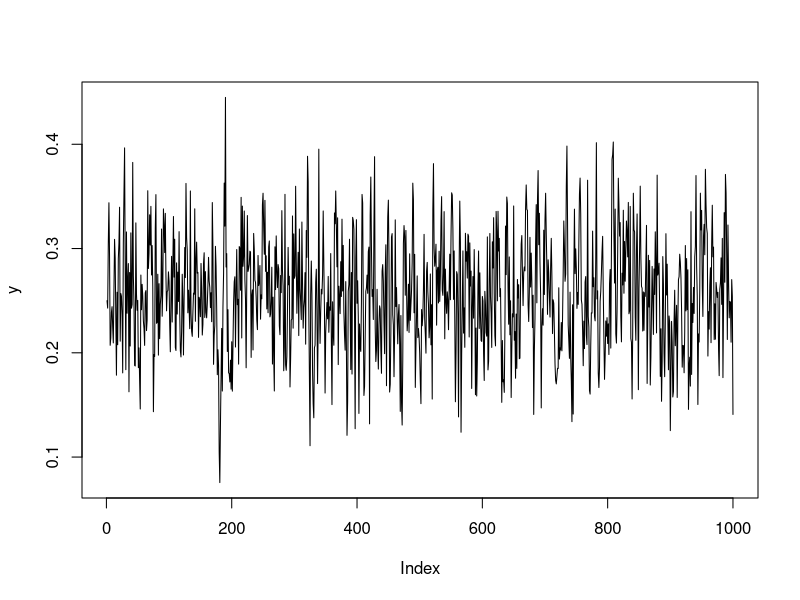
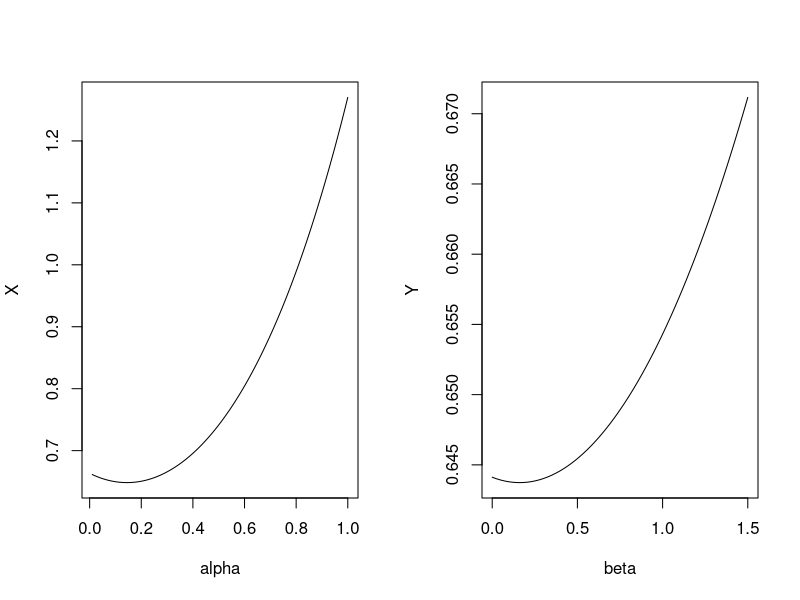

Reproduce these figures in R, in order. (Note: this script raises an error after producing the figures.)
# SIMULATING DATA WITH KNOWN COEFFICIENTS

y = rep(0,1000)  
y[1] = 0.25
for(i in 2:1000) {
  y[i] = 0.15 + y[i-1]*0.4 + rnorm(1, 0, 0.05) 
}

graphics.off()
plot(y, type = "l")

data = y

AR_LL = function(theta, y = data, nIter = 1) {
  # RETURNS THE LOG-LIKELIHOOD OF AN AR(1) MODEL
  # ARGUMENTS
  # @ theta: two-dimensional vector with alpha and beta values
  # @ y: sample
  # @ nIter: number of iterations for MCMC
  N     = nIter
  LL    = rep(0, N)
  alpha = theta[1]
  beta  = theta[2]
  for (i in 1:N) {
    for (k in 2:length(y)) {
      logpdf = 0.5*dnorm(y[k] - alpha - beta*y[k-1], log = TRUE)
      LL[i] = -0.5*dnorm(y[1] - alpha, log = TRUE)^2 - sum(logpdf^2)
    }
  }
  -LL
}


# EVALUATING LOG-LIKELIHOOD FOR ALPHA AND BETA
X = rep(NA, 1000)
Y = rep(NA, 1000)
alpha = seq(0.01, 1, along.with = X)
beta  = seq(0, 1.5, along.with = X)

for (i in 1:length(X)) {
  X[i] = AR_LL(theta = c(alpha[i], 0.8), y = y, nIter = 1)
  Y[i] = AR_LL(theta = c(0.1, beta[i]), y = y, nIter = 1)
}

par(mfrow = c(1,2))
plot(X ~ alpha, type = "l")
plot(Y ~ beta, type = "l")



logL <- function(par) {
  
  alpha = par[1]
  beta  = par[2]
  
  -sum(dnorm(y[-1],alpha+beta*y[1:length(y)-1],log=TRUE))
  
}

# TESTING OPTIMIZATION
res = optim(par = list(alpha = 0.3, beta = 0.1), fn = logL, hessian = T)

AR_LL = function(par, y) {
  
  alpha = as.numeric(par[1])
  beta  = as.numeric(par[2])
  y = as.numeric(y)
  
  -sum(dnorm(y[-1],alpha+beta*y[1:length(y)-1],log=TRUE))
  
  
}

res = optim(par = list(alpha = 0.3, beta = 0.1), fn = AR_LL, hessian = T)


AR_LL(par = list(alpha = 0.3, beta = 0.1), y = y)

-sum(dnorm(y[-1],0.1+0.7*y[1:length(y)-1],log=TRUE))

# MCMC -------------------------------------------------------------------

MH_AR1 = function(nIter, nBurnIn, y, delta, inits, plot = TRUE) {
  
  if (nIter <= nBurnIn) stop("Number of warmp-up iterations needs to be smaller than total iterations")
  
  AR_LL = function(par, y) {
    
    # RETURNS LOG-LIKELIHOOD OF AR(1) MODEL
    
    alpha = as.numeric(par[1])
    beta  = as.numeric(par[2])
    y     = as.numeric(y)
    
    sum(dnorm(y[-1],alpha+beta*y[1:length(y)-1],log=TRUE))
    
  }
  
  # INITIALIZE PARAMETERS
  alpha     = matrix(0, nIter, 1)
  alpha[1,] = inits[1]
  beta      = matrix(0, nIter, 1)
  beta[1,]  = inits[2]
  
  pb        = txtProgressBar(min = 0,
                             max = nIter,
                             initial = 0,
                             style = 3)
  
  # SAMPLING -------------------------------------------------------------------
  for (i in 2:nIter) {
    
    setTxtProgressBar(pb, i)
    
    # PROPOSAL DISTRIBUTIONS
    betaHat  = rnorm(1, beta[i-1,],  delta)
    alphaHat = rnorm(1, alpha[i-1,], delta)
    
    # COMPUTING LOG ACCEPTANCE RATIO
    logR     = AR_LL(par = list(alpha = alphaHat, beta = betaHat), y = y) - 
      AR_LL(par = list(alpha = alpha[i-1,], beta = beta[i-1,]), y = y)
    
    # DECIDE WHETHER TO ACCEPT OR REJECT
    # ACCEPTS WITH PROBABILITY P = min(U(1), R)
    if (runif(1) < exp(logR)-0.95) alpha[i,] = alphaHat
    else alpha[i,] = alpha[i-1,]
    
    if (runif(1) < exp(logR)-0.95) beta[i,] = betaHat
    else beta[i,] = beta[i-1,]
    
    close(pb)
    
  }
  # END OF SAMPLING STAGE ------------------------------------------------------
  
  # EXCLUDE BURN-IN ITERATIONS
  alphaSamples = alpha[(nBurnIn:nIter),]
  betaSamples  = beta[(nBurnIn:nIter),]
  
  
  # PLOTTING RESULTS
  if (plot == TRUE) {
    
    par(mfrow = c(2,2))
    
    plot(alpha, type = "l", main = expression(alpha))
    plot(beta, type = "l", main = expression(beta))
    
    plot(density(alphaSamples), main = expression(alpha))
    plot(density(betaSamples), main = expression(beta))
    
  } 
  
  # RETURNING OUTPUT
  MCMC_samples        = data.frame(as.vector(alphaSamples),
                                   as.vector(betaSamples))
  names(MCMC_samples) = c("alpha", "beta") 
  MCMC_summary        = data.frame(c(mean(MCMC_samples$alpha),
                                     mean(MCMC_samples$beta)),
                                   c(sd(MCMC_samples$alpha),
                                     sd(MCMC_samples$beta)))
  colnames(MCMC_summary) = c("Mean", "SD")
  rownames(MCMC_summary) = c("alpha", "beta")
  
  output = list(MCMC_samples, MCMC_summary)
  names(output) = c("MCMC_samples", "MCMC_summary")
  
  return(output)
}

inits = c(0, 0)

a = MH_AR1(1000000, 10000, y = y,
           delta = .01, inits = inits)
